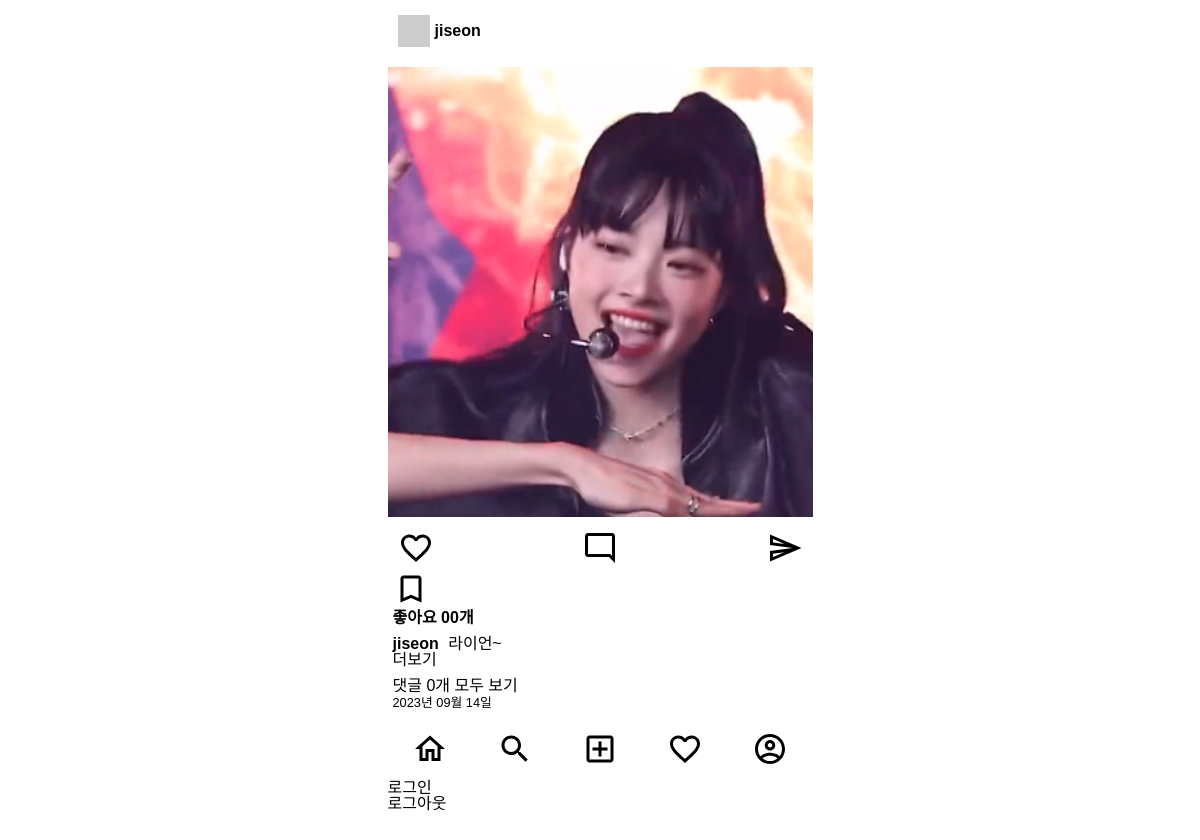
The page / on the database its author committed.
### posts/models.py (models this page shows)
class Post(models.Model):
    image = models.ImageField(verbose_name='이미지', null=True, blank=True)
    content = models.TextField(verbose_name='내용')
    created_at = models.DateTimeField(verbose_name='작성일', auto_now_add=True)
    view_count = models.IntegerField(verbose_name='조회수', default=0)
    writer = models.ForeignKey(to=User, on_delete=models.CASCADE, null=True, blank=True)

### users/models.py (models this page shows)
class User(AbstractUser):
    phone = models.CharField(verbose_name="전화번호", max_length=11)
    objects = UserManager()

### posts/views.py (the view)
# urls.py: path('', index, name='index'),
def index(request):
    post_list = Post.objects.all().order_by('-created_at') # Post 전체 데이터 조회
    context = {
        'post_list' : post_list
    }
    return render(request, 'index.html', context)

### templates/index.html (shortened to what this page needs)
{% extends 'base.html' %}
{% load static %}
{% block content %}
<main>
    <div class="card-list">
        {% for post in post_list %}
            {% include 'minin/posts/post_card.html' with detail=False %}
        {% endfor %}
    </div>
</main>
{% endblock %}

### templates/minin/posts/post_card.html (shortened to what this page needs)
{% load static %}
<div class="card">
    <div class="card__header">
        <img class="card__user-image" src="http://via.placeholder.com/32x32" alt="프로필 이미지">
        <a href="#">
            <span class="card__user-name">{{post.writer}}</span>
        </a>
    </div>
    <div class="card__body">
        <div>
            {% if post.image %}
                <img class="card__image" src="{{ post.image.url }}" alt="카드 이미지">
            {% else %}
                <img class="card__image" src="http://via.placeholder.com/600x600" alt="카드 이미지">
            {% endif %}
        </div>
        <div class="card__btn-group">
            <img class="card__btn" src="{% static 'icons/favorite_outlined_black_36dp.svg' %}" alt="좋아요">
            <img class="card__btn" src="{% static 'icons/mode_comment_outlined_black_36dp.svg' %}" alt="댓글">
            <img class="card__btn" src="{% static 'icons/send_outlined_black_36dp.svg' %}" alt="공유하기">
        </div>
        <div>
            <img class="card__btn" src="{% static 'icons/bookmark_outlined_black_36dp.svg' %}" alt="북마크">
        </div>
        <div class="card_content">
            <span class="card__like-num">좋아요 00개</span>
            <div class="card__main-text">
                <p><span class="card__user-name">{{post.writer}}</span>
                    {% if not detail %}
                        {{post.content|truncatechars:35}}
                    {% else %}
                        {{post.content}}
                    {% endif %}
                </p>
                {% if not detail %}
                    <a href="{% url 'posts:post-detail' post.id %}">더보기</a>
                {% endif %}
            </div>
            <div>
                <p>댓글 {{post.comment_set.all.count}}개
                    {% if not detail %}
                        <a href="{% url 'posts:post-detail' post.id %}">모두 보기</a>
                    {% endif %}
                </p>
                <span class="card__created-at">{{post.created_at|date:"Y년 m월 d일"}}</span>
            </div>
        </div>
    </div>
</div>

### static/css/index.css (style rules this page uses)
.container { display: flex; flex-direction: column; max-width: 425px; }
body { font-family: 'Noto Sans KR', sans-serif; margin: 0 auto 60px auto; }
main { background-color: #FAFAFA; }
.card-list { margin: 10px 0; background-color: #FFFFFF; }
.card__header { display: flex; align-items: center; margin: 15px 0; padding: 0 5px; }
.card__user-image { margin: 0 5px; }
.card__user-name { font-weight: bold; margin: 0 5px 0 0; }
.card__body { margin: 10px 0; }
.card__image { height: 450px; width: 100%; margin: 5px 0; object-fit: cover; }
.card__btn-group { display: flex; justify-content: space-between; margin: 5px 0; padding: 0 5px; }
.card__btn { margin: 0 5px; }
.card_content { display: flex; flex-direction: column; padding: 0 5px; }
.card__like-num { font-weight: bold; }
.card__main-text { margin: 10px 0; }
.card__created-at { font-weight: lighter; font-size: 0.8rem; }

### rows shown on the page
Post: writer "jiseon", image (picture), content "라이언~", comment_set.all.count "0", created_at "2023년 09월 14일"
